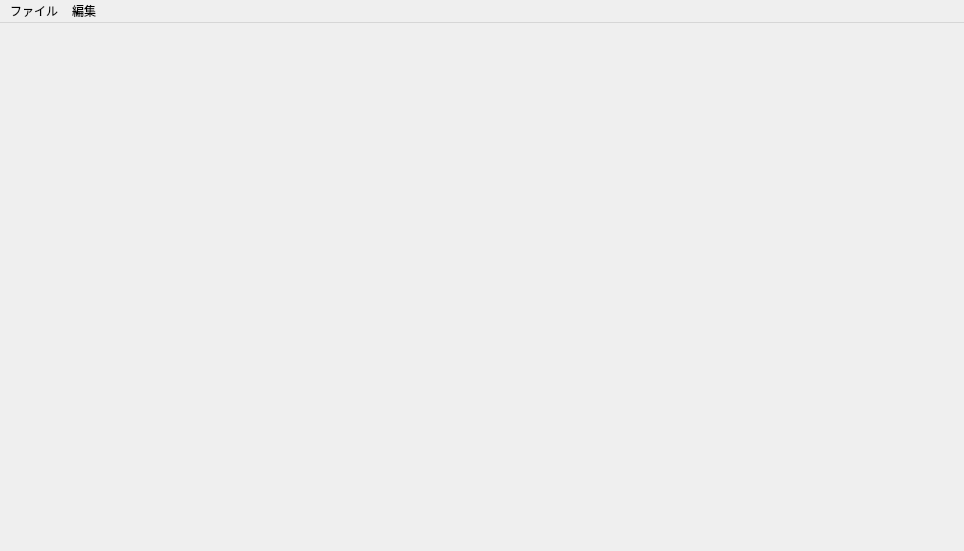
<?xml version="1.0" encoding="UTF-8"?>
<ui version="4.0">
 <class>MainWindow</class>
 <widget class="QMainWindow" name="MainWindow">
  <property name="geometry">
   <rect>
    <x>0</x>
    <y>0</y>
    <width>964</width>
    <height>551</height>
   </rect>
  </property>
  <property name="windowTitle">
   <string>MainWindow</string>
  </property>
  <widget class="QWidget" name="centralWidget"/>
  <widget class="QMenuBar" name="menuBar">
   <property name="geometry">
    <rect>
     <x>0</x>
     <y>0</y>
     <width>964</width>
     <height>25</height>
    </rect>
   </property>
   <widget class="QMenu" name="menu">
    <property name="title">
     <string>ファイル</string>
    </property>
    <addaction name="actionOpen"/>
    <addaction name="actionSave"/>
   </widget>
   <widget class="QMenu" name="menu_2">
    <property name="title">
     <string>編集</string>
    </property>
    <addaction name="actionMerge"/>
   </widget>
   <addaction name="menu"/>
   <addaction name="menu_2"/>
  </widget>
  <action name="actionOpen">
   <property name="text">
    <string>開く</string>
   </property>
  </action>
  <action name="actionMerge">
   <property name="text">
    <string>合成</string>
   </property>
  </action>
  <action name="actionSave">
   <property name="text">
    <string>保存</string>
   </property>
  </action>
 </widget>
 <layoutdefault spacing="6" margin="11"/>
 <resources/>
 <connections/>
</ui>
